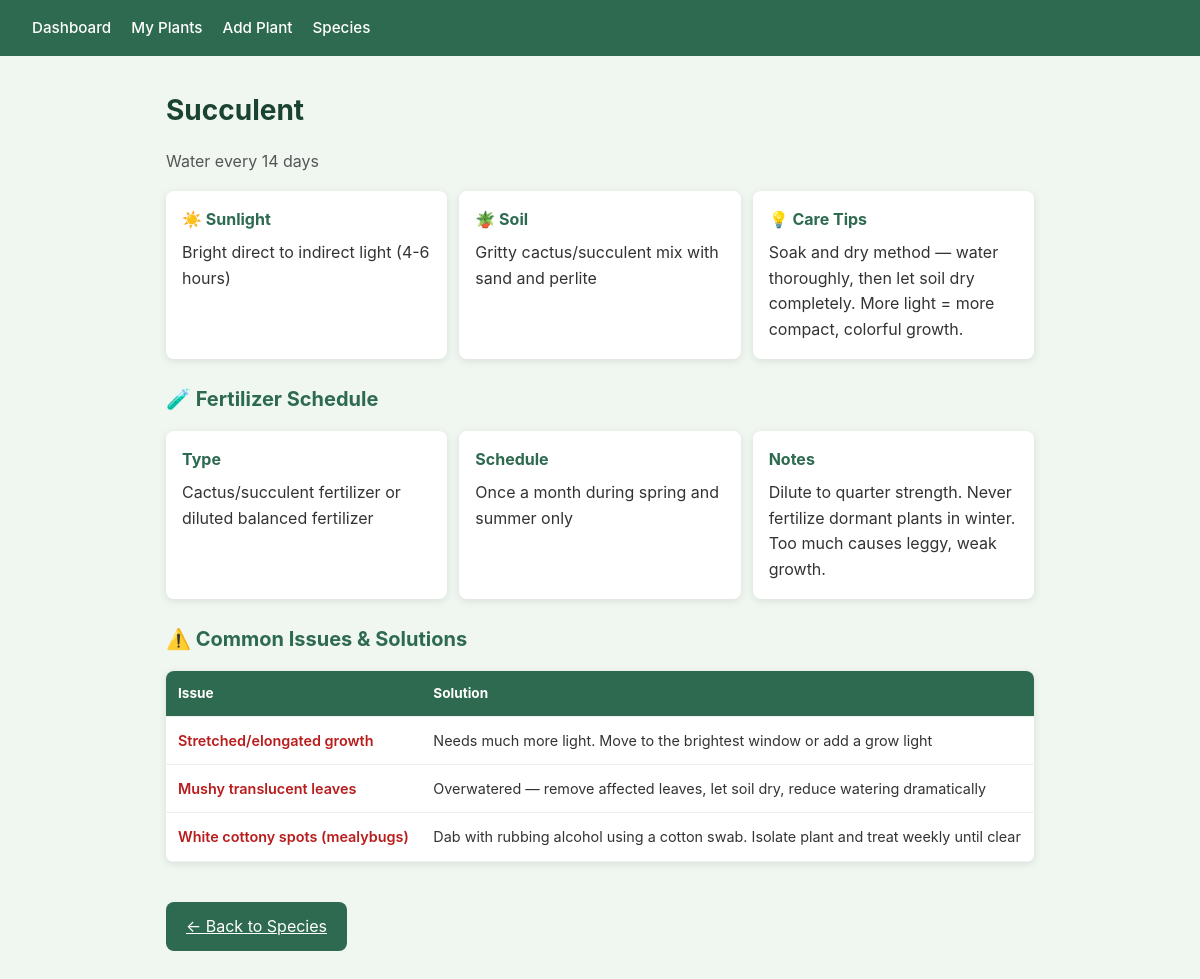
Screenshot of /species/7 with the database file from the repository.
### app/models.py (models this page shows)
class Species(db.Model):
    id = db.Column(db.Integer, primary_key=True)
    name = db.Column(db.String(100), unique=True, nullable=False)
    watering_interval_days = db.Column(db.Integer, nullable=False)
    sunlight = db.Column(db.String(100))
    soil_type = db.Column(db.String(200))
    common_issues = db.Column(db.Text)
    care_tips = db.Column(db.Text)
    fertilizer_type = db.Column(db.String(200))
    fertilizer_schedule = db.Column(db.String(200))
    fertilizer_notes = db.Column(db.Text)
    plants = db.relationship("Plant", backref="species", lazy=True)
    issues = db.relationship("SpeciesIssue", backref="species", lazy=True)

class SpeciesIssue(db.Model):
    id = db.Column(db.Integer, primary_key=True)
    species_id = db.Column(db.Integer, db.ForeignKey("species.id"), nullable=False)
    issue = db.Column(db.String(200), nullable=False)
    solution = db.Column(db.Text, nullable=False)

### app/routes.py (the view)
@main.route("/species/<int:species_id>")
def species_detail(species_id):
    species = Species.query.get_or_404(species_id)
    return render_template("species_detail.html", species=species)

### app/templates/species_detail.html
{% extends "base.html" %}
{% block content %}
<h1>{{ species.name }}</h1>
<p class="subtitle">Water every {{ species.watering_interval_days }} days</p>
<div class="care-grid">
    {% if species.sunlight %}
    <div class="care-card">
        <h3>☀️ Sunlight</h3>
        <p>{{ species.sunlight }}</p>
    </div>
    {% endif %}
    {% if species.soil_type %}
    <div class="care-card">
        <h3>🪴 Soil</h3>
        <p>{{ species.soil_type }}</p>
    </div>
    {% endif %}
    {% if species.care_tips %}
    <div class="care-card">
        <h3>💡 Care Tips</h3>
        <p>{{ species.care_tips }}</p>
    </div>
    {% endif %}
</div>
{% if species.fertilizer_type or species.fertilizer_schedule %}
<h2>🧪 Fertilizer Schedule</h2>
<div class="care-grid">
    {% if species.fertilizer_type %}
    <div class="care-card">
        <h3>Type</h3>
        <p>{{ species.fertilizer_type }}</p>
    </div>
    {% endif %}
    {% if species.fertilizer_schedule %}
    <div class="care-card">
        <h3>Schedule</h3>
        <p>{{ species.fertilizer_schedule }}</p>
    </div>
    {% endif %}
    {% if species.fertilizer_notes %}
    <div class="care-card">
        <h3>Notes</h3>
        <p>{{ species.fertilizer_notes }}</p>
    </div>
    {% endif %}
</div>
{% endif %}
{% if species.issues %}
<h2>⚠️ Common Issues &amp; Solutions</h2>
<table class="issues-table">
    <thead>
        <tr>
            <th>Issue</th>
            <th>Solution</th>
        </tr>
    </thead>
    <tbody>
        {% for item in species.issues %}
        <tr>
            <td class="issue-cell">{{ item.issue }}</td>
            <td>{{ item.solution }}</td>
        </tr>
        {% endfor %}
    </tbody>
</table>
{% endif %}
<a href="{{ url_for('main.manage_species') }}" class="btn">← Back to Species</a>
{% endblock %}

### app/static/style.css (style rules this page uses)
* { box-sizing: border-box; margin: 0; padding: 0; }
body { font-family: -apple-system, BlinkMacSystemFont, "Segoe UI", Roboto, sans-serif; background: #f0f7f0; color: #333; line-height: 1.6; -webkit-text-size-adjust: 100%; }
h1 { margin-bottom: 1rem; color: #1b4332; font-size: 1.5rem; }
h2 { margin: 1.5rem 0 1rem; color: #2d6a4f; font-size: 1.25rem; }
table { width: 100%; border-collapse: collapse; background: white; border-radius: 8px; overflow: hidden; box-shadow: 0 2px 8px rgba(0, 0, 0, 0.1); }
th, td { padding: 0.75rem 0.75rem; text-align: left; border-bottom: 1px solid #eee; }
th { background: #2d6a4f; color: white; font-size: 0.85rem; }
.subtitle { color: #555; margin-bottom: 1rem; font-size: 1rem; }
.care-grid { display: grid; grid-template-columns: 1fr; gap: 0.75rem; margin-bottom: 1.5rem; }
.care-card { background: white; border-radius: 8px; padding: 1rem; box-shadow: 0 2px 8px rgba(0, 0, 0, 0.1); }
.care-card h3 { margin-bottom: 0.5rem; color: #2d6a4f; font-size: 1rem; }
.issues-table { margin-top: 1rem; margin-bottom: 1.5rem; }
.issues-table td { vertical-align: top; font-size: 0.9rem; }
.issue-cell { font-weight: 600; color: #b91c1c; }
.btn { display: inline-block; margin-top: 1rem; padding: 0.75rem 1.25rem; background: #2d6a4f; color: white; border: none; border-radius: 8px; cursor: pointer; font-size: 1rem; -webkit-tap-highlight-color: transparent; touch-action: manipulation; }
@media (min-width: 768px) { h1 { font-size: 1.75rem; } }
@media (min-width: 768px) { .care-grid { grid-template-columns: repeat(auto-fit, minmax(280px, 1fr)); } }
@media (min-width: 768px) { .issue-cell { white-space: nowrap; } }

### rows the page displays
Species: name "Succulent", watering_interval_days "14", sunlight "Bright direct to indirect light (4-6 hours)", soil_type "Gritty cactus/succulent mix with sand and perlite", care_tips "Soak and dry method — water thoroughly, then let soil dry completely. More light = more compact, colorful growth.", fertilizer_type "Cactus/succulent fertilizer or diluted balanced fertilizer", fertilizer_schedule "Once a month during spring and summer only", fertilizer_notes "Dilute to quarter strength. Never fertilize dormant plants in winter. Too much causes leggy, weak growth."
SpeciesIssue: issue "Stretched/elongated growth", solution "Needs much more light. Move to the brightest window or add a grow light"
SpeciesIssue: issue "Mushy translucent leaves", solution "Overwatered — remove affected leaves, let soil dry, reduce watering dramatically"
SpeciesIssue: issue "White cottony spots (mealybugs)", solution "Dab with rubbing alcohol using a cotton swab. Isolate plant and treat weekly until clear"
